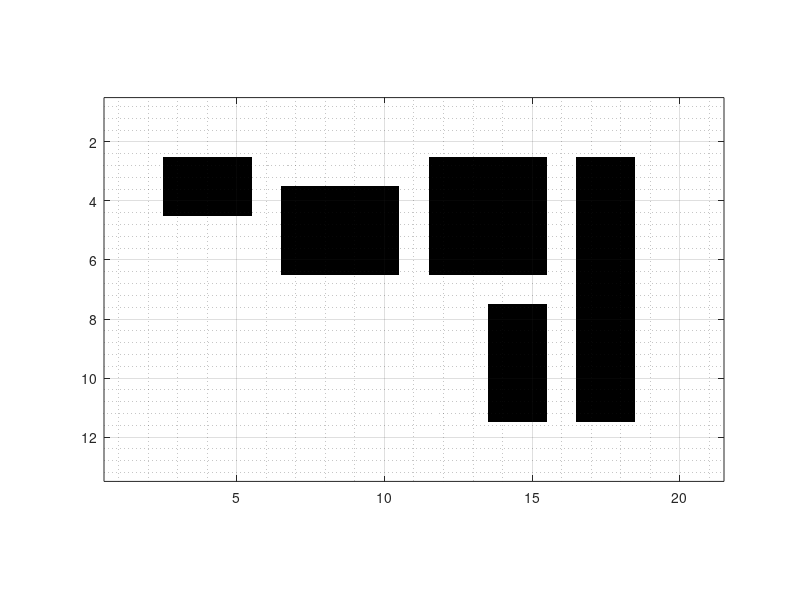

Write the MATLAB code that produced this figure.
y = 12;
x = 12;
empty_world = ones(int32(150/y),int32(250/y));

% obstacle 1
for i = int32(30/x):int32(45/x) 
    for j = int32(39/x):int32(64/x)
        empty_world(i,j) = 0;
    end
end

% obstacle 2
for i = int32(42/x):int32(77/x) 
    for j = int32(89/x):int32(120/x)
        empty_world(i,j) = 0;
    end
end

% obstacle 3
for i = int32(3):int32(75/x) 
    for j = int32(139/x):int32(182/x)
        empty_world(i,j) = 0;
    end
end

% obstacle 4
for i = int32(95/x):int32(135/x) 
    for j = int32(164/x):int32(182/x)
        empty_world(i,j) = 0;
    end
end

% obstacle 5
for i = int32(3):int32(137/x)
    for j = int32(200/x):int32(220/x)
        empty_world(i,j) = 0;
    end
end

save environment

imshow(empty_world)
axis on 
grid on
grid minor